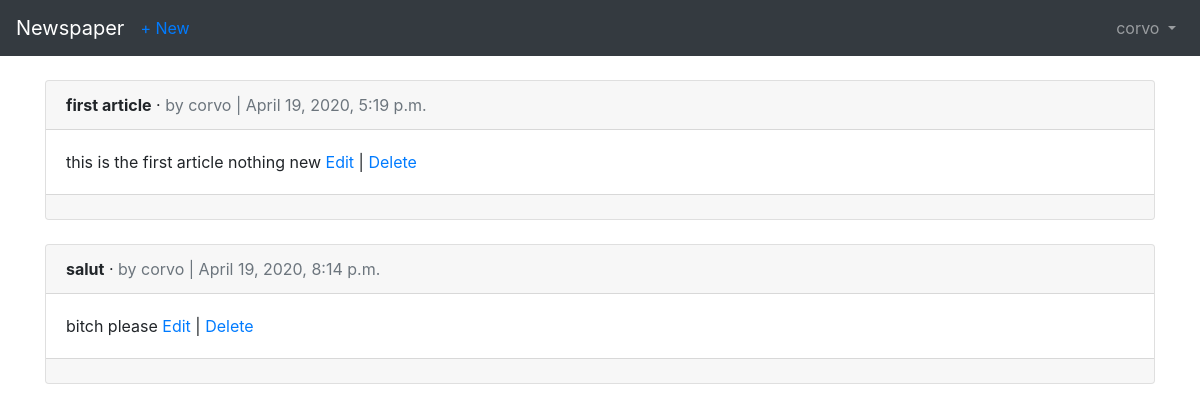
Before: /articles/ (signed in) with the older database file.
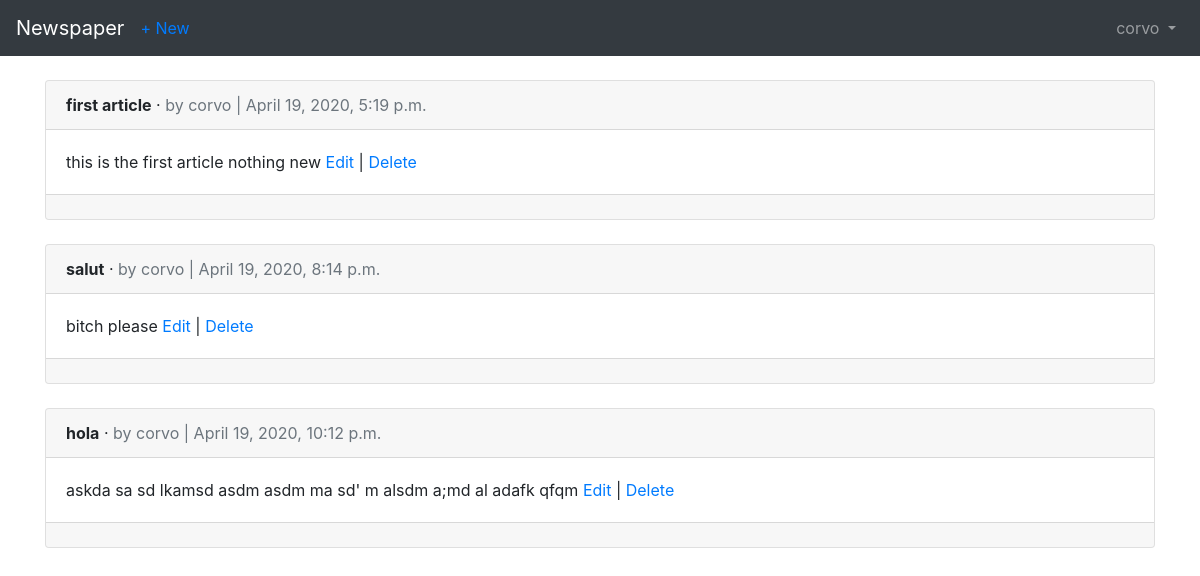
After: the same page with the newer database file.
### users/models.py (models this page shows)
class CustomUser(AbstractUser):
    age = models.PositiveIntegerField(null=True, blank=True)

### articles/models.py (models this page shows, shortened)
class Article(models.Model):
    title = models.CharField(max_length=255)
    body = models.TextField()
    date = models.DateTimeField(auto_now_add=True)
    author = models.ForeignKey(
        get_user_model(),
        on_delete=models.CASCADE,
    )

### articles/views.py (the view)
# urls.py: path('',ArticleListView.as_view(), name='article_list'),
class ArticleListView(LoginRequiredMixin, ListView):
    model= Article
    template_name = 'article_list.html'
    login_url = 'login' # new

### templates/article_list.html (shortened to what this page needs)
{% extends 'base.html' %}
{% block content %}
  {% for article in object_list %}
    <div class="card">
        <div class="card-header">
            <span class="font-weight-bold"> {{article.title}}</span> &middot;
            <span class="text-muted"> by {{ article.author }} |
              {{article.date}}
            </span>
        </div>
      <div class="card-body">
         {{article.body}}
         <a href="{% url 'article_edit' article.pk %}">Edit</a> |
         <a href="{% url 'article_delete' article.pk %}">Delete</a>
      </div>
      <div class="card-footer ">
        </div>
      </div>
    <br>
{% endfor %}
{% endblock content %}

### templates/base.html (shortened to what this page needs)
<!DOCTYPE html>
<html lang="en">
<head>
    <link rel="stylesheet" href="https://stackpath.bootstrapcdn.com/bootstrap/4.3.1/css/bootstrap.min.css">
</head>
<body>
  <nav class="navbar navbar-expand-md navbar-dark bg-dark mb-4">
    <a class="navbar-brand" href="{% url 'home' %}">Newspaper</a>
    {% if user.is_authenticated %}
      <ul class="navbar-nav mr-auto">
        <li class="nav-item"><a href="{% url 'article_new' %}">+ New</a></li>
      </ul>
    {% endif %}
    <div class="collapse navbar-collapse" id="navbarCollapse">
      {% if user.is_authenticated %}
        <ul class="navbar-nav ml-auto">
          <li class="nav-item">
            <a class="nav-link dropdown-toggle" href="#" id="userMenu" data-toggle="dropdown" aria-haspopup="true" aria-expanded="false">
              {{ user.username }}
            </a>
          </li>
        </ul>
            {% else %}
            <form class="form-inline ml-auto">
                <a href="{% url 'login' %}" class="btn btn-outline-secondary">
            Log In</a>
                <a href="{% url 'signup' %}" class="btn btn-primary ml-2"> Sign up </a>
            </form>
            {% endif %}
        </div>
    </nav>
    <div class="container">
        {% block content %} {% endblock content %}
    </div>
</body>
</html>

Changed rows visible on the page:
added Article: title "hola", author "corvo", date "April 19, 2020, 10:12 p.m.", body "askda sa sd lkamsd asdm asdm ma sd' m alsdm a;md al adafk qfqm"
